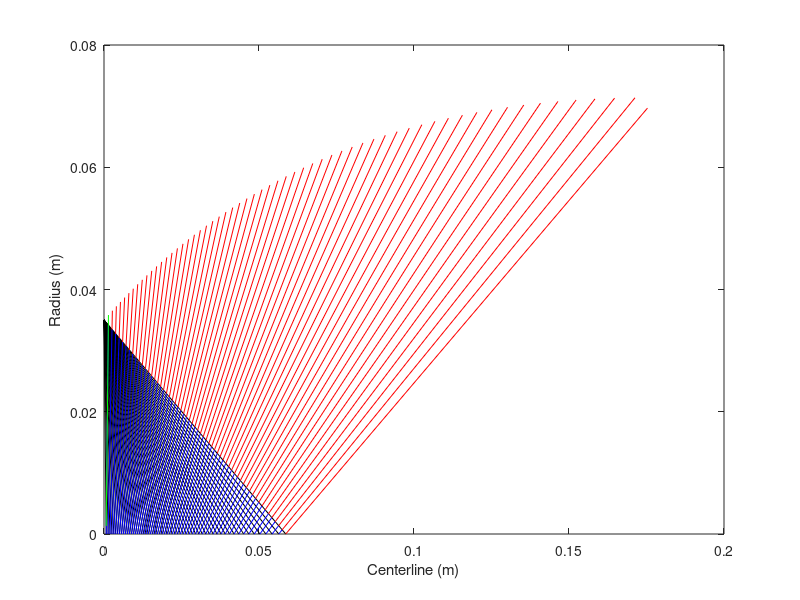

Recreate this plot in MATLAB.
clc
clear all

%parameters from CEA
p1 = 3447378.647; %Chamber Pressure (Pa)
Tc = 3673; %Chamber Temperature (K)
AvgMolWeight = 24.45;
g = 1.12; %gamma
avg_mol_weight = 24.45; %the average molecular weight of the flowing mixture throughout the engine
r = 8314.51; %universal gas constant (J/mol*K)
R = 340; %specific gas constant of the mixture (calculated from CEA output)

%other parameters
TR = 0.035; %m
Alt = 0; %altitude (m)
F = 10000;  %Design Thrust (N)
M_dot = 3.666092312; %mass flow rate (kg/s)


%exit pressure (varying with altitude)
if (11000>Alt) && (Alt<25000)
    T = -56.46;
    p0 = 1000*(22.65*exp(1.73-0.000157*Alt));
elseif Alt>=25000
    T = -131.21 + 0.00299*Alt;
    p0 = 1000*(2.488*((T+273.1)/216.6)^(-11.388));
else 
     T = 15.04 - 0.00649*Alt;
     p0 = 1000*(101.29*((T+273.1)/288.08)^5.256);
end 

%pressure ratios used in later calculations for velocity at throat and exit
PR = p0/p1;
PR2 = (p0/p1)^((g-1)/g);
TT = (2*g*R*Tc)/(g-1);
p_t = ((2/(g+1))^(g/(g-1)))*2.068;
v_t = sqrt((2*g*R*Tc)/(g+1));
v_e = sqrt(((2*g*R*Tc)/(g-1))*(1-PR2)); 
 

if M_dot==0
    M_dot=F/v_e;
elseif F==0
    F = M_dot/v_e;
else
    fprintf('You can either set desired thrust OR mass flow rate')
end

T_e = Tc*(p0/p1)^((g-1)/g);
a_e = sqrt(g*R*T_e);

Me = v_e/a_e;
    
% axis points for method of characteristics
RTOD = 180/pi;
DTOR = pi/180;
P = []; %x axis points
%Prandtl-Meyer function (A & B are split up for simplification purposes)
A = sqrt((g+1)/(g-1));
B = (g-1)/(g+1);
v_PM = @(x) A*atan(sqrt(B*(x^2-1))) - atan(sqrt(x^2-1));


T_max = 0.5*v_PM(Me)*RTOD;
DT = (90-T_max) - fix(90-T_max);
T(1) = DT*DTOR;
n = T_max*2;

for m = 2:n+1
    T(m) = (DT + (m-1))*DTOR;
    %Mach from T(i) using T(i) = v_PM (FALSE POSITION)
    x_int = [1 1.01*Me];
    func = @(x) T(m) - v_PM(x);
    M(m) = fzero(func,x_int);
    P(m) = 0 + TR*tan(T(m)); %x-axis points
    %RRSLOPES
    RR(m) = -TR/P(m);
    %LR slopes
    LR(m) = tan(T(m)+asin(1/M(m)));
    SL(m) = -RR(m);
end

%plots
P(1) = [];
l = length(P);

for j = 1:l
    P1 = [0 TR];
    P2 = [P(j) 0];
    plot(P2,P1,'k')
    hold on
    xlabel('Centerline (m)')
    ylabel('Radius (m)')
end
hold on;
LR(1) = []; RR(1) = [];
SL(1) = [];
F = RR(m-1);

for c = 1:length(P)-1
    x(c) = (TR+SL(c)*P(c))/(SL(c)-F);
    y(c) = F*x(c)+TR;
    X_P = [P(c) x(c)];
    Y_P = [0 y(c)];
    plot(X_P,Y_P,'b');
end
hold on

%first wall section
TM = T_max*DTOR;
xw(1) = (TR+SL(1)*P(1))/(SL(1)-tan(TM));
yw(1) = tan(TM)*xw(1)+TR;
X_P2 = [P(1) xw];
Y_P2 = [P(2) yw];
plot(X_P2,Y_P2,'g');
%DIVIDE (delta slopes)
DTW = tan(TM)/(length(P)-1);
s(1) = tan(TM);
b(1) = TR;

for k = 2:length(P)-1
  s(k) = tan(TM)-(k-1)*DTW; %slope
  b(k) = yw(k-1)-s(k)*xw(k-1); %y-int
  xw(k) = (b(k)+SL(k)*P(k))/(SL(k)-s(k));
  yw(k) = s(k)*xw(k)+b(k);
  X_P3 = [x(k) xw(k)];
  Y_P3 = [y(k) yw(k)];
  plot(X_P3,Y_P3,'r');
end
hold on
xf = (b(length(b))+SL(length(SL))*P(length(P)))/SL(length(SL));
yf = b(length(b));
X_F = [P(length(P)) xf];
Y_F = [0 yf];
plot(X_F,Y_F,'r');
xw = [0 xw]; %array of points
yw = [TR yw];
